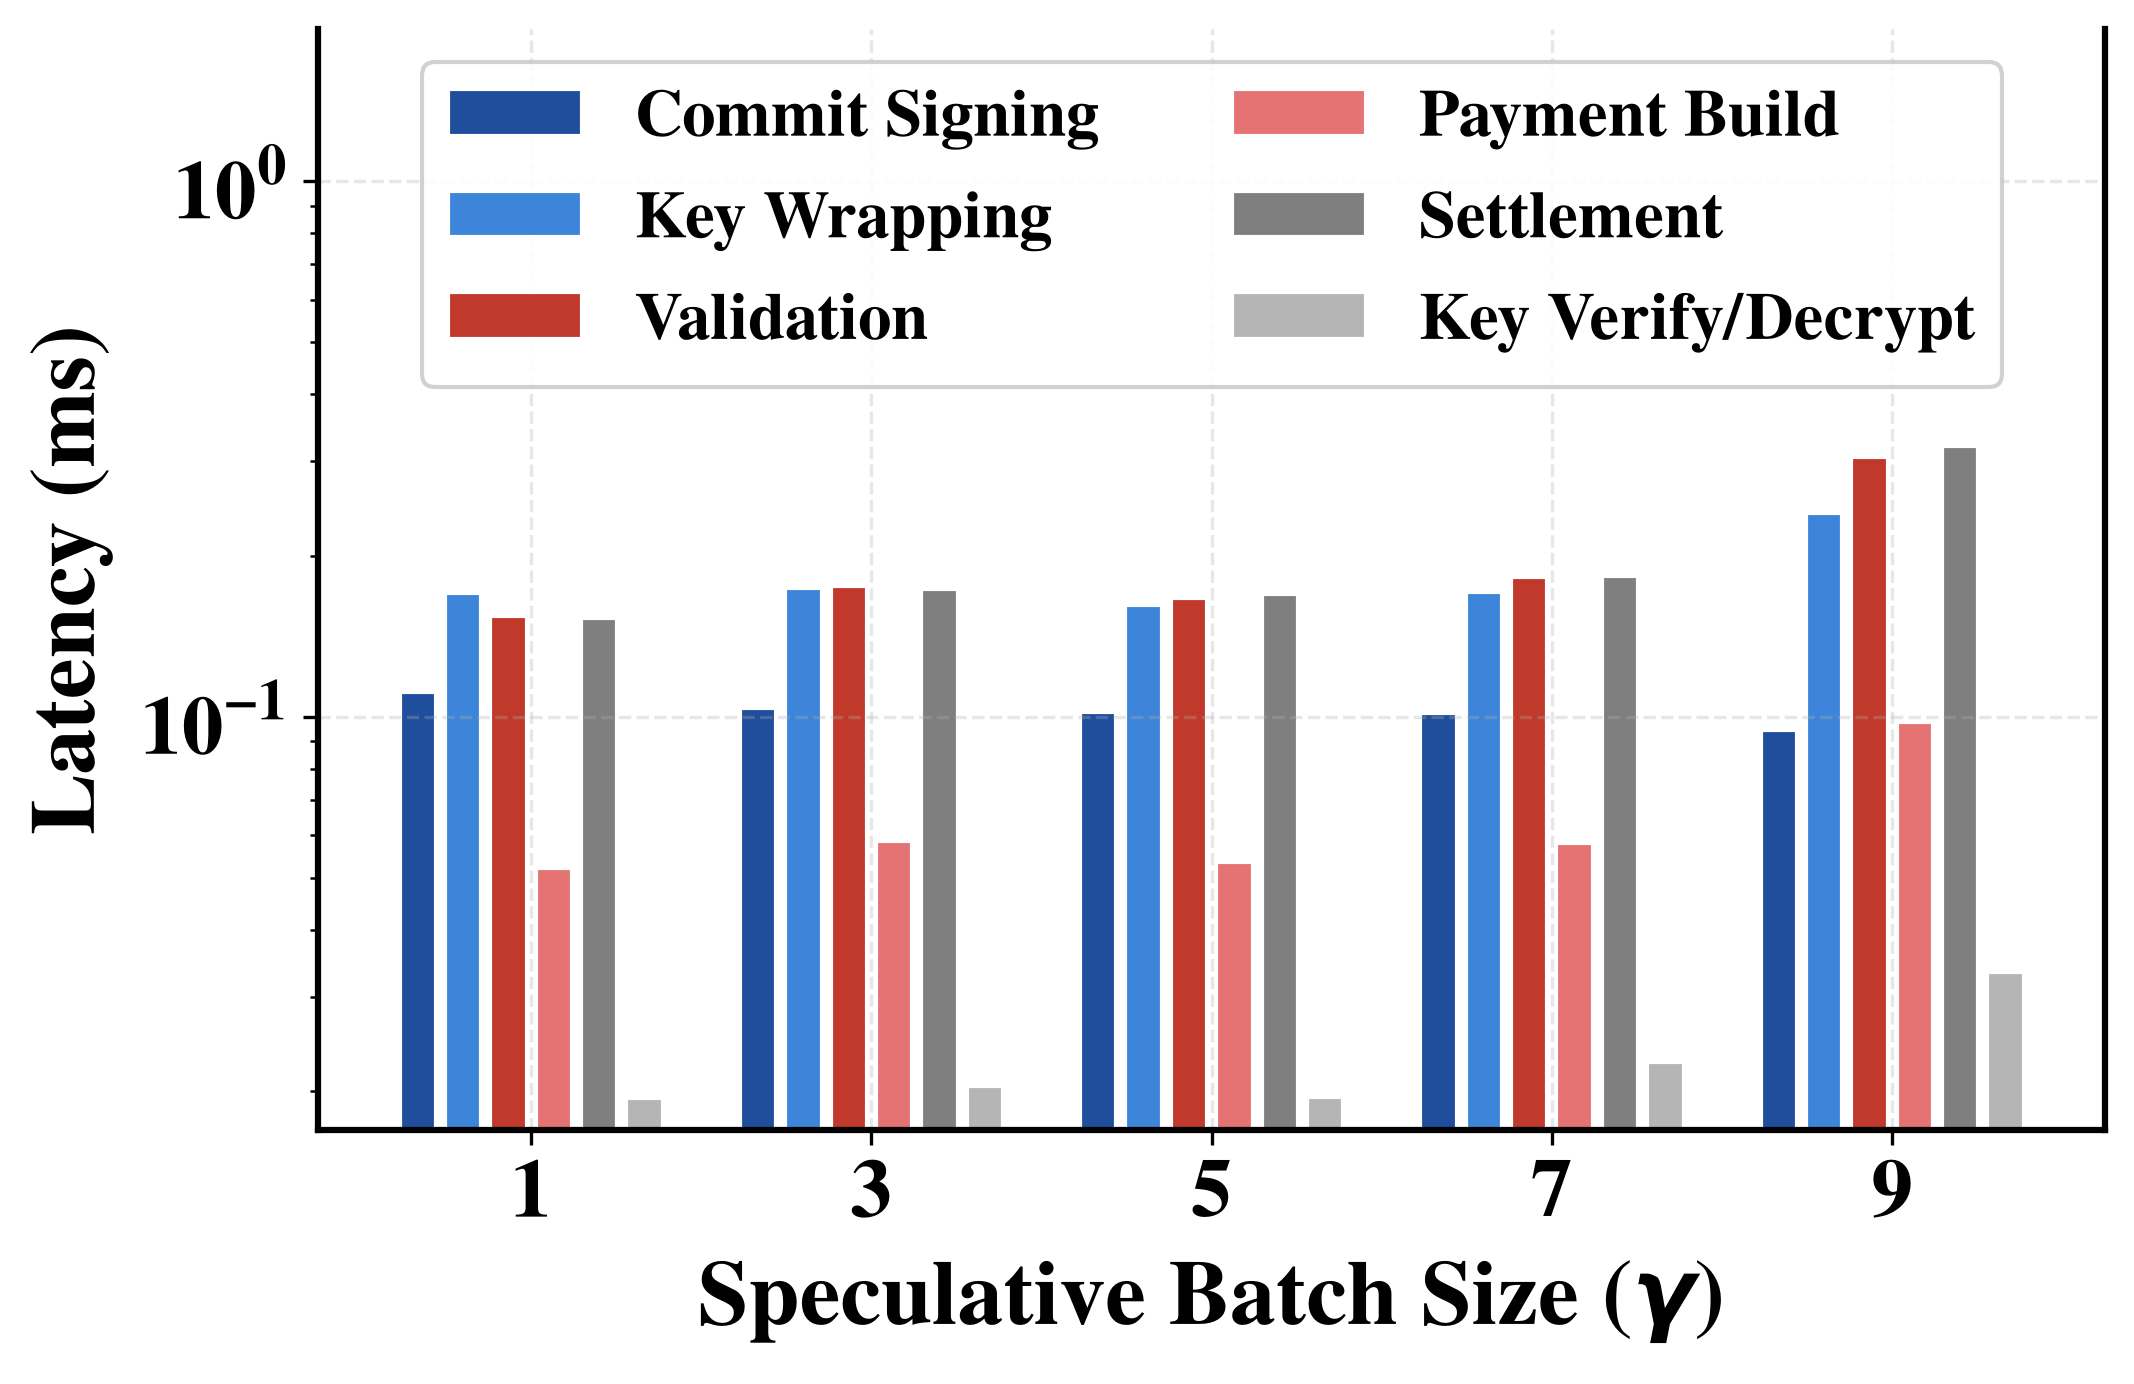

The Python source for this figure:
"""
1.6_protocol_stage_zoom.py — edit-and-rerun figure generator for the
1.6_protocol_stage_zoom figure (log-scale grouped bars of the six
payment-channel protocol steps, one group per gamma).

This does NOT read from prototype/results/ or touch any live component.
It reads only 1.6_protocol_stage_zoom_data.json (sitting next to this
script) so you can freely tweak figure size / font size / colors below
and rerun in seconds, without needing the prototype's venv or GPU.

Usage:
    python 1.6_protocol_stage_zoom.py
    (or: prototype/.venv/bin/python prototype_figures/1.6_protocol_stage_zoom.py)

Output:
    1.6_protocol_stage_zoom.png   (next to this script — same filename as
    the figure used everywhere else; never renamed, PNG only, no PDF)
"""
import json
import os

import matplotlib
matplotlib.use("Agg")
import matplotlib.pyplot as plt
import matplotlib.ticker

# ============================================================
#  EVERYTHING YOU'D WANT TO TRY-AND-ERROR IS IN THIS ONE BLOCK
# ============================================================

FIGURE_WIDTH_IN   = 7.0     # inches
FIGURE_HEIGHT_IN  = 4.5     # inches

FONT_FAMILY       = "serif"
FONT_NAME         = "Nimbus Roman"   # Times-New-Roman-compatible font that
                                     # actually HAS a real bold face on this
                                     # machine (fc-list | grep -i "nimbus roman").
                                     # Plain "Times New Roman" only has a
                                     # regular weight installed here, so
                                     # bold text silently falls back to
                                     # regular if you use that name instead.

BASE_FONT_SIZE    = 20       # font.size (fallback for anything not listed below)
AXIS_LABEL_SIZE   = 22       # x/y axis label text
TICK_LABEL_SIZE   = 20       # the numbers along each axis
LEGEND_FONT_SIZE  = 16       # legend entries (6 entries, kept a bit smaller
                              # than the axis text so a 2-column legend fits)

BOLD_EVERYTHING   = True     # axis labels, tick labels, legend text

BAR_WIDTH         = 0.8
STEP_COLORS = ["#1f4e9c", "#3d85d8", "#c0392b", "#e57373", "#7f7f7f", "#b5b5b5"]

# Legend text for each protocol step, keyed by the data file's internal
# field name (stage_keys in the JSON) -- edit the label strings here to
# change what the legend shows, without touching the data file at all.
STAGE_LABELS = {
    "t_commit_s":   "Commit Signing",
    "t_wrap_s":     "Key Wrapping",
    "t_validate_s": "Validation",
    "t_pay_build_s":"Payment Build",
    "t_settle_s":   "Settlement",
    "t_decrypt_s":  "Key Verify/Decrypt",
}

GRID_ON           = True
GRID_ALPHA        = 0.30

LEGEND_LOC             = "upper center"
LEGEND_BBOX_TO_ANCHOR  = (0.5, 1.00)   # pushed above the axes; increase the
                                        # 2nd number to push it further up
LEGEND_NCOL            = 2

SAVE_DPI          = 300

# ============================================================
#  END OF TRY-AND-ERROR BLOCK — nothing below this line needs
#  editing to change how the figure looks
# ============================================================

plt.rcParams.update({
    "font.family":        FONT_FAMILY,
    "font.serif":         [FONT_NAME],
    "font.size":          BASE_FONT_SIZE,
    "font.weight":        "bold" if BOLD_EVERYTHING else "normal",
    "axes.titlesize":     BASE_FONT_SIZE,
    "axes.titleweight":   "bold" if BOLD_EVERYTHING else "normal",
    "axes.labelsize":     AXIS_LABEL_SIZE,
    "axes.labelweight":   "bold" if BOLD_EVERYTHING else "normal",
    "xtick.labelsize":    TICK_LABEL_SIZE,
    "ytick.labelsize":    TICK_LABEL_SIZE,
    "legend.fontsize":    LEGEND_FONT_SIZE,
    "figure.dpi":         200,
    "savefig.dpi":        SAVE_DPI,
    "savefig.bbox":       "tight",
    "axes.grid":          GRID_ON,
    "grid.linestyle":     "--",
    "grid.alpha":         GRID_ALPHA,
    "axes.spines.top":    False,
    "axes.linewidth":     1.5,
})

HERE = os.path.dirname(os.path.abspath(__file__))
DATA_PATH = os.path.join(HERE, "1.6_protocol_stage_zoom_data.json")
OUT_PNG = os.path.join(HERE, "1.6_protocol_stage_zoom.png")


def main():
    with open(DATA_PATH) as f:
        data = json.load(f)

    gammas = data["gammas"]
    stage_keys = data["stage_keys"]
    stage_order = [(key, STAGE_LABELS[key]) for key in stage_keys]
    stage_means = {int(g): v for g, v in data["stage_means_ms"].items()}

    n_steps = len(stage_order)
    pitch = n_steps + 1.5

    fig, ax = plt.subplots(figsize=(FIGURE_WIDTH_IN, FIGURE_HEIGHT_IN),
                            constrained_layout=True)

    top = 0.0
    for si, ((key, lbl), color) in enumerate(zip(stage_order, STEP_COLORS)):
        xs = [gi * pitch + si for gi in range(len(gammas))]
        means = [stage_means[g][key] for g in gammas]
        ax.bar(xs, means, BAR_WIDTH, color=color, label=lbl,
               edgecolor="white", linewidth=1.0)
        top = max(top, max(means))

    ax.set_xticks([gi * pitch + (n_steps - 1) / 2 for gi in range(len(gammas))],
                  [str(g) for g in gammas])
    ax.set_xlabel(r"Speculative Batch Size ($\gamma$)")
    ax.set_yscale("log")
    ax.yaxis.set_minor_formatter(matplotlib.ticker.NullFormatter())
    ax.set_ylabel("Latency (ms)")
    ax.set_ylim(top=top * 6)

    ax.legend(loc=LEGEND_LOC, bbox_to_anchor=LEGEND_BBOX_TO_ANCHOR,
              ncol=LEGEND_NCOL, framealpha=0.9)

    fig.savefig(OUT_PNG, bbox_inches="tight", dpi=SAVE_DPI)
    plt.close(fig)
    print(f"Saved -> {OUT_PNG}")


if __name__ == "__main__":
    main()
